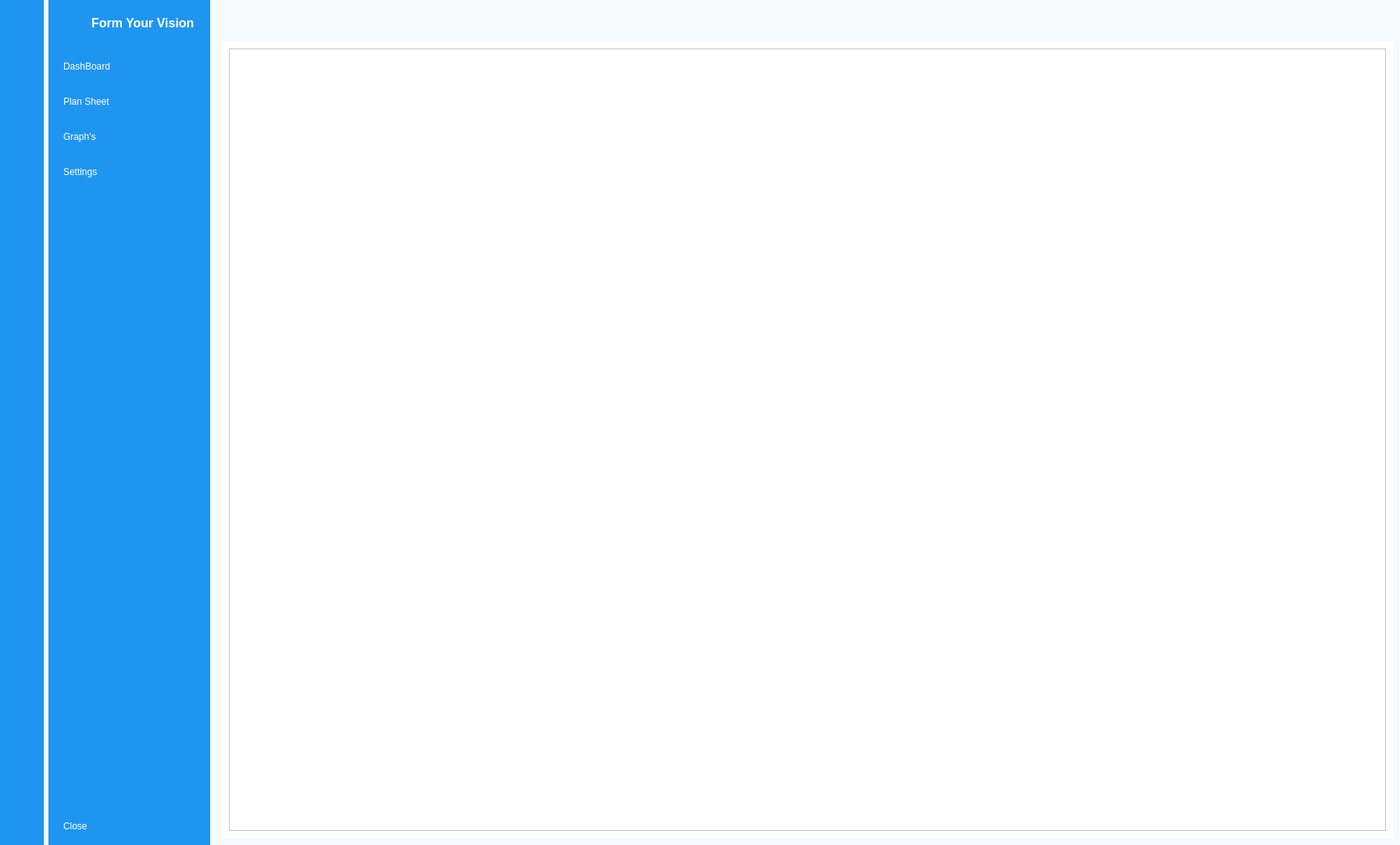
<?xml version="1.0" encoding="UTF-8"?>
<ui version="4.0">
 <class>MainWindow</class>
 <widget class="QMainWindow" name="MainWindow">
  <property name="geometry">
   <rect>
    <x>0</x>
    <y>0</y>
    <width>1792</width>
    <height>1081</height>
   </rect>
  </property>
  <property name="windowTitle">
   <string>MainWindow</string>
  </property>
  <property name="styleSheet">
   <string notr="true">background-color: rgb(245, 250, 254);</string>
  </property>
  <widget class="QWidget" name="centralwidget">
   <layout class="QGridLayout" name="gridLayout">
    <property name="leftMargin">
     <number>0</number>
    </property>
    <property name="topMargin">
     <number>0</number>
    </property>
    <property name="rightMargin">
     <number>0</number>
    </property>
    <property name="bottomMargin">
     <number>0</number>
    </property>
    <item row="0" column="0">
     <widget class="QWidget" name="icon_only_widget" native="true">
      <property name="styleSheet">
       <string notr="true">QWidget{
	background-color: rgb(31, 149, 239);
}
QPushButton{
	color: white;
	text-aligh: left;
	height:30px;
	border:none;
	border-radius: 10px;
}
QPushButton:checked{
	background-color: rgb(245, 250, 254);
	color: rgb(31, 149, 239);
	font-weight:bold;
}</string>
      </property>
      <layout class="QVBoxLayout" name="verticalLayout_3">
       <item>
        <layout class="QHBoxLayout" name="horizontalLayout_2">
         <item>
          <widget class="QLabel" name="logo2">
           <property name="minimumSize">
            <size>
             <width>38</width>
             <height>40</height>
            </size>
           </property>
           <property name="maximumSize">
            <size>
             <width>40</width>
             <height>40</height>
            </size>
           </property>
           <property name="text">
            <string/>
           </property>
           <property name="pixmap">
            <pixmap resource="resources.qrc">:/icon/image.png</pixmap>
           </property>
           <property name="scaledContents">
            <bool>true</bool>
           </property>
          </widget>
         </item>
        </layout>
       </item>
       <item>
        <layout class="QVBoxLayout" name="verticalLayout">
         <property name="spacing">
          <number>15</number>
         </property>
         <property name="topMargin">
          <number>15</number>
         </property>
         <item>
          <widget class="QPushButton" name="dashboard2">
           <property name="text">
            <string/>
           </property>
           <property name="icon">
            <iconset resource="resources.qrc">
             <normaloff>:/icon/dashboard_white.png</normaloff>
             <normalon>:/icon/dashboard.png</normalon>:/icon/dashboard_white.png</iconset>
           </property>
           <property name="checkable">
            <bool>true</bool>
           </property>
           <property name="autoExclusive">
            <bool>true</bool>
           </property>
          </widget>
         </item>
         <item>
          <widget class="QPushButton" name="plan2">
           <property name="text">
            <string/>
           </property>
           <property name="icon">
            <iconset resource="resources.qrc">
             <normaloff>:/icon/sheet_white.png</normaloff>
             <normalon>:/icon/sheet.png</normalon>:/icon/sheet_white.png</iconset>
           </property>
           <property name="checkable">
            <bool>true</bool>
           </property>
           <property name="autoExclusive">
            <bool>true</bool>
           </property>
          </widget>
         </item>
         <item>
          <widget class="QPushButton" name="graph2">
           <property name="text">
            <string/>
           </property>
           <property name="icon">
            <iconset resource="resources.qrc">
             <normaloff>:/icon/graph_white.png</normaloff>
             <normalon>:/icon/graph.png</normalon>:/icon/graph_white.png</iconset>
           </property>
           <property name="checkable">
            <bool>true</bool>
           </property>
           <property name="autoExclusive">
            <bool>true</bool>
           </property>
          </widget>
         </item>
         <item>
          <widget class="QPushButton" name="setting2">
           <property name="text">
            <string/>
           </property>
           <property name="icon">
            <iconset resource="resources.qrc">
             <normaloff>:/icon/settings_white.png</normaloff>
             <normalon>:/icon/settings.png</normalon>:/icon/settings_white.png</iconset>
           </property>
           <property name="checkable">
            <bool>true</bool>
           </property>
           <property name="autoExclusive">
            <bool>true</bool>
           </property>
          </widget>
         </item>
        </layout>
       </item>
       <item>
        <spacer name="verticalSpacer">
         <property name="orientation">
          <enum>Qt::Vertical</enum>
         </property>
         <property name="sizeHint" stdset="0">
          <size>
           <width>20</width>
           <height>462</height>
          </size>
         </property>
        </spacer>
       </item>
       <item>
        <widget class="QPushButton" name="close_btn2">
         <property name="text">
          <string/>
         </property>
         <property name="icon">
          <iconset resource="resources.qrc">
           <normaloff>:/icon/close_white.png</normaloff>
           <normalon>:/icon/close.png</normalon>:/icon/close_white.png</iconset>
         </property>
         <property name="checkable">
          <bool>true</bool>
         </property>
        </widget>
       </item>
      </layout>
     </widget>
    </item>
    <item row="0" column="1">
     <widget class="QWidget" name="icon_name_widget" native="true">
      <property name="styleSheet">
       <string notr="true">QWidget{
	background-color: rgb(31, 149, 239);
}
QPushButton{
	color: white;
	text-align: left;
	height:30px;
	border:none;
	padding-left:10px;
	border-top-left-radius: 10px;
	border-bottom-left-radius: 10px;
}
QPushButton:checked{
	background-color: rgb(245, 250, 254);
	color: rgb(31, 149, 239);
	font-weight:bold;
}</string>
      </property>
      <layout class="QVBoxLayout" name="verticalLayout_4">
       <property name="rightMargin">
        <number>0</number>
       </property>
       <item>
        <layout class="QHBoxLayout" name="horizontalLayout">
         <property name="rightMargin">
          <number>20</number>
         </property>
         <item>
          <widget class="QLabel" name="logo1">
           <property name="minimumSize">
            <size>
             <width>40</width>
             <height>40</height>
            </size>
           </property>
           <property name="maximumSize">
            <size>
             <width>40</width>
             <height>40</height>
            </size>
           </property>
           <property name="text">
            <string/>
           </property>
           <property name="pixmap">
            <pixmap resource="resources.qrc">:/icon/image.png</pixmap>
           </property>
           <property name="scaledContents">
            <bool>true</bool>
           </property>
          </widget>
         </item>
         <item>
          <widget class="QLabel" name="label_text">
           <property name="font">
            <font>
             <pointsize>12</pointsize>
             <bold>true</bold>
            </font>
           </property>
           <property name="styleSheet">
            <string notr="true">color: rgb(255, 255, 255);</string>
           </property>
           <property name="text">
            <string>Form Your Vision</string>
           </property>
          </widget>
         </item>
        </layout>
       </item>
       <item>
        <layout class="QVBoxLayout" name="verticalLayout_2">
         <property name="spacing">
          <number>15</number>
         </property>
         <property name="topMargin">
          <number>15</number>
         </property>
         <item>
          <widget class="QPushButton" name="dashboard1">
           <property name="text">
            <string>DashBoard</string>
           </property>
           <property name="icon">
            <iconset resource="resources.qrc">
             <normaloff>:/icon/dashboard_white.png</normaloff>
             <normalon>:/icon/dashboard.png</normalon>:/icon/dashboard_white.png</iconset>
           </property>
           <property name="checkable">
            <bool>true</bool>
           </property>
           <property name="autoExclusive">
            <bool>true</bool>
           </property>
          </widget>
         </item>
         <item>
          <widget class="QPushButton" name="plan1">
           <property name="text">
            <string>Plan Sheet</string>
           </property>
           <property name="icon">
            <iconset resource="resources.qrc">
             <normaloff>:/icon/sheet_white.png</normaloff>
             <normalon>:/icon/sheet.png</normalon>:/icon/sheet_white.png</iconset>
           </property>
           <property name="checkable">
            <bool>true</bool>
           </property>
           <property name="autoExclusive">
            <bool>true</bool>
           </property>
          </widget>
         </item>
         <item>
          <widget class="QPushButton" name="graph1">
           <property name="text">
            <string>Graph's</string>
           </property>
           <property name="icon">
            <iconset resource="resources.qrc">
             <normaloff>:/icon/graph_white.png</normaloff>
             <normalon>:/icon/graph.png</normalon>:/icon/graph_white.png</iconset>
           </property>
           <property name="checkable">
            <bool>true</bool>
           </property>
           <property name="autoExclusive">
            <bool>true</bool>
           </property>
          </widget>
         </item>
         <item>
          <widget class="QPushButton" name="setting1">
           <property name="text">
            <string>Settings</string>
           </property>
           <property name="icon">
            <iconset resource="resources.qrc">
             <normaloff>:/icon/settings_white.png</normaloff>
             <normalon>:/icon/settings.png</normalon>:/icon/settings_white.png</iconset>
           </property>
           <property name="checkable">
            <bool>true</bool>
           </property>
           <property name="autoExclusive">
            <bool>true</bool>
           </property>
          </widget>
         </item>
        </layout>
       </item>
       <item>
        <spacer name="verticalSpacer_2">
         <property name="orientation">
          <enum>Qt::Vertical</enum>
         </property>
         <property name="sizeHint" stdset="0">
          <size>
           <width>20</width>
           <height>462</height>
          </size>
         </property>
        </spacer>
       </item>
       <item>
        <widget class="QPushButton" name="close_btn1">
         <property name="text">
          <string>Close</string>
         </property>
         <property name="icon">
          <iconset resource="resources.qrc">
           <normaloff>:/icon/close_white.png</normaloff>
           <normalon>:/icon/close.png</normalon>:/icon/close_white.png</iconset>
         </property>
         <property name="checkable">
          <bool>true</bool>
         </property>
        </widget>
       </item>
      </layout>
     </widget>
    </item>
    <item row="0" column="2">
     <widget class="QWidget" name="main_widget" native="true">
      <layout class="QVBoxLayout" name="verticalLayout_5">
       <item>
        <widget class="QWidget" name="widget" native="true">
         <property name="styleSheet">
          <string notr="true">QPushButton{
	border: none;
}</string>
         </property>
         <layout class="QHBoxLayout" name="horizontalLayout_3">
          <item>
           <widget class="QPushButton" name="menu">
            <property name="text">
             <string/>
            </property>
            <property name="icon">
             <iconset resource="resources.qrc">
              <normaloff>:/icon/menu.png</normaloff>:/icon/menu.png</iconset>
            </property>
            <property name="iconSize">
             <size>
              <width>20</width>
              <height>20</height>
             </size>
            </property>
            <property name="checkable">
             <bool>true</bool>
            </property>
           </widget>
          </item>
          <item>
           <spacer name="horizontalSpacer">
            <property name="orientation">
             <enum>Qt::Horizontal</enum>
            </property>
            <property name="sizeHint" stdset="0">
             <size>
              <width>864</width>
              <height>20</height>
             </size>
            </property>
           </spacer>
          </item>
         </layout>
        </widget>
       </item>
       <item>
        <widget class="QStackedWidget" name="stackedWidget">
         <property name="styleSheet">
          <string notr="true">background-color: rgb(255, 255, 255);</string>
         </property>
         <property name="currentIndex">
          <number>3</number>
         </property>
         <widget class="QWidget" name="dashboard">
          <layout class="QVBoxLayout" name="verticalLayout_6">
           <item>
            <widget class="QWidget" name="widget_2" native="true"/>
           </item>
           <item>
            <widget class="QWidget" name="widget_3" native="true"/>
           </item>
          </layout>
         </widget>
         <widget class="QWidget" name="settings"/>
         <widget class="QWidget" name="graph"/>
         <widget class="QWidget" name="plan">
          <layout class="QHBoxLayout" name="horizontalLayout_4">
           <item>
            <widget class="QTableWidget" name="plan_table"/>
           </item>
          </layout>
         </widget>
        </widget>
       </item>
      </layout>
     </widget>
    </item>
   </layout>
  </widget>
 </widget>
 <resources>
  <include location="resources.qrc"/>
 </resources>
 <connections>
  <connection>
   <sender>menu</sender>
   <signal>toggled(bool)</signal>
   <receiver>icon_only_widget</receiver>
   <slot>setHidden(bool)</slot>
   <hints>
    <hint type="sourcelabel">
     <x>308</x>
     <y>38</y>
    </hint>
    <hint type="destinationlabel">
     <x>59</x>
     <y>468</y>
    </hint>
   </hints>
  </connection>
  <connection>
   <sender>menu</sender>
   <signal>toggled(bool)</signal>
   <receiver>icon_name_widget</receiver>
   <slot>setVisible(bool)</slot>
   <hints>
    <hint type="sourcelabel">
     <x>318</x>
     <y>38</y>
    </hint>
    <hint type="destinationlabel">
     <x>211</x>
     <y>660</y>
    </hint>
   </hints>
  </connection>
  <connection>
   <sender>setting2</sender>
   <signal>toggled(bool)</signal>
   <receiver>setting1</receiver>
   <slot>setChecked(bool)</slot>
   <hints>
    <hint type="sourcelabel">
     <x>48</x>
     <y>227</y>
    </hint>
    <hint type="destinationlabel">
     <x>125</x>
     <y>222</y>
    </hint>
   </hints>
  </connection>
  <connection>
   <sender>graph2</sender>
   <signal>toggled(bool)</signal>
   <receiver>graph1</receiver>
   <slot>setChecked(bool)</slot>
   <hints>
    <hint type="sourcelabel">
     <x>42</x>
     <y>177</y>
    </hint>
    <hint type="destinationlabel">
     <x>141</x>
     <y>179</y>
    </hint>
   </hints>
  </connection>
  <connection>
   <sender>plan2</sender>
   <signal>toggled(bool)</signal>
   <receiver>plan1</receiver>
   <slot>setChecked(bool)</slot>
   <hints>
    <hint type="sourcelabel">
     <x>44</x>
     <y>122</y>
    </hint>
    <hint type="destinationlabel">
     <x>130</x>
     <y>132</y>
    </hint>
   </hints>
  </connection>
  <connection>
   <sender>dashboard2</sender>
   <signal>toggled(bool)</signal>
   <receiver>dashboard1</receiver>
   <slot>setChecked(bool)</slot>
   <hints>
    <hint type="sourcelabel">
     <x>32</x>
     <y>76</y>
    </hint>
    <hint type="destinationlabel">
     <x>118</x>
     <y>88</y>
    </hint>
   </hints>
  </connection>
  <connection>
   <sender>dashboard1</sender>
   <signal>toggled(bool)</signal>
   <receiver>dashboard2</receiver>
   <slot>setChecked(bool)</slot>
   <hints>
    <hint type="sourcelabel">
     <x>190</x>
     <y>73</y>
    </hint>
    <hint type="destinationlabel">
     <x>49</x>
     <y>81</y>
    </hint>
   </hints>
  </connection>
  <connection>
   <sender>plan1</sender>
   <signal>toggled(bool)</signal>
   <receiver>plan2</receiver>
   <slot>setChecked(bool)</slot>
   <hints>
    <hint type="sourcelabel">
     <x>201</x>
     <y>139</y>
    </hint>
    <hint type="destinationlabel">
     <x>49</x>
     <y>145</y>
    </hint>
   </hints>
  </connection>
  <connection>
   <sender>graph1</sender>
   <signal>toggled(bool)</signal>
   <receiver>graph2</receiver>
   <slot>setChecked(bool)</slot>
   <hints>
    <hint type="sourcelabel">
     <x>198</x>
     <y>180</y>
    </hint>
    <hint type="destinationlabel">
     <x>36</x>
     <y>173</y>
    </hint>
   </hints>
  </connection>
  <connection>
   <sender>setting1</sender>
   <signal>toggled(bool)</signal>
   <receiver>setting2</receiver>
   <slot>setChecked(bool)</slot>
   <hints>
    <hint type="sourcelabel">
     <x>199</x>
     <y>230</y>
    </hint>
    <hint type="destinationlabel">
     <x>49</x>
     <y>236</y>
    </hint>
   </hints>
  </connection>
  <connection>
   <sender>close_btn2</sender>
   <signal>toggled(bool)</signal>
   <receiver>MainWindow</receiver>
   <slot>close()</slot>
   <hints>
    <hint type="sourcelabel">
     <x>29</x>
     <y>734</y>
    </hint>
    <hint type="destinationlabel">
     <x>23</x>
     <y>804</y>
    </hint>
   </hints>
  </connection>
  <connection>
   <sender>close_btn1</sender>
   <signal>toggled(bool)</signal>
   <receiver>MainWindow</receiver>
   <slot>close()</slot>
   <hints>
    <hint type="sourcelabel">
     <x>115</x>
     <y>734</y>
    </hint>
    <hint type="destinationlabel">
     <x>112</x>
     <y>791</y>
    </hint>
   </hints>
  </connection>
 </connections>
</ui>
